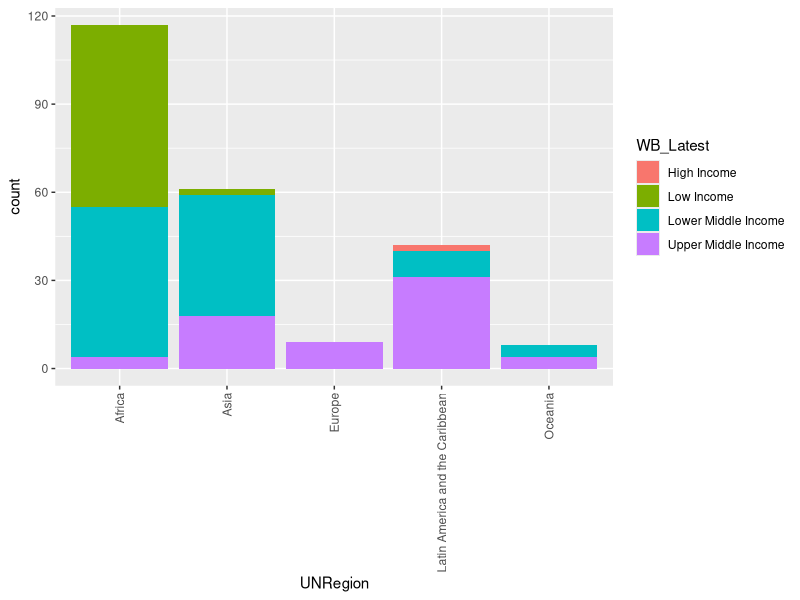

This chart was generated by the following R code:
## ---- chunk 1
library (tidyverse)
UNICEF_Food <- read.csv("data/UNICEF_Expanded_Global_Databases_FINAL.csv")
slice_head (UNICEF_Food)
## ---- chunk 2
UNICEF_Food |>
  group_by(WB_Latest) |>
  summarise(mean_male = mean(male_r, na.rm = T), 
            mean_female = mean(female_r, na.rm = T))
## ---- chunk 3
UNICEF_Food |>
  filter(WB_Latest == "Low Income") |>
  summarise(mean_urban = mean(urban_r, na.rm = T), 
            mean_rural = mean(rural_r, na.rm = T))
## ---- chunk 4
UNICEF_Food |>
  filter(WB_Latest == "Low Income") |>
  summarise(mean_6to11 = mean(month_6_11_r),
            mean_12to15 = mean(month_12_15_r), 
            mean_16to19 = mean(month_16_19_r))
## ---- chunk 5
UNICEF_Food |>
  filter(WB_Latest == "High Income") |>
  summarise(mean_6to11 = mean(month_6_11_r, na.rm = T),
            mean_12to15 = mean(month_12_15_r, na.rm = T), 
            mean_16to19 = mean(month_16_19_r, na.rm = T))
## ---- chunk 6
UNICEF_Food |>
  filter (WB_Latest !="") |>
  ggplot(aes(x = UNRegion, fill = WB_Latest, na.rm = T)) + 
  geom_bar() + theme(axis.text.x = element_text(angle = 90, vjust = 0.5, hjust=1))
